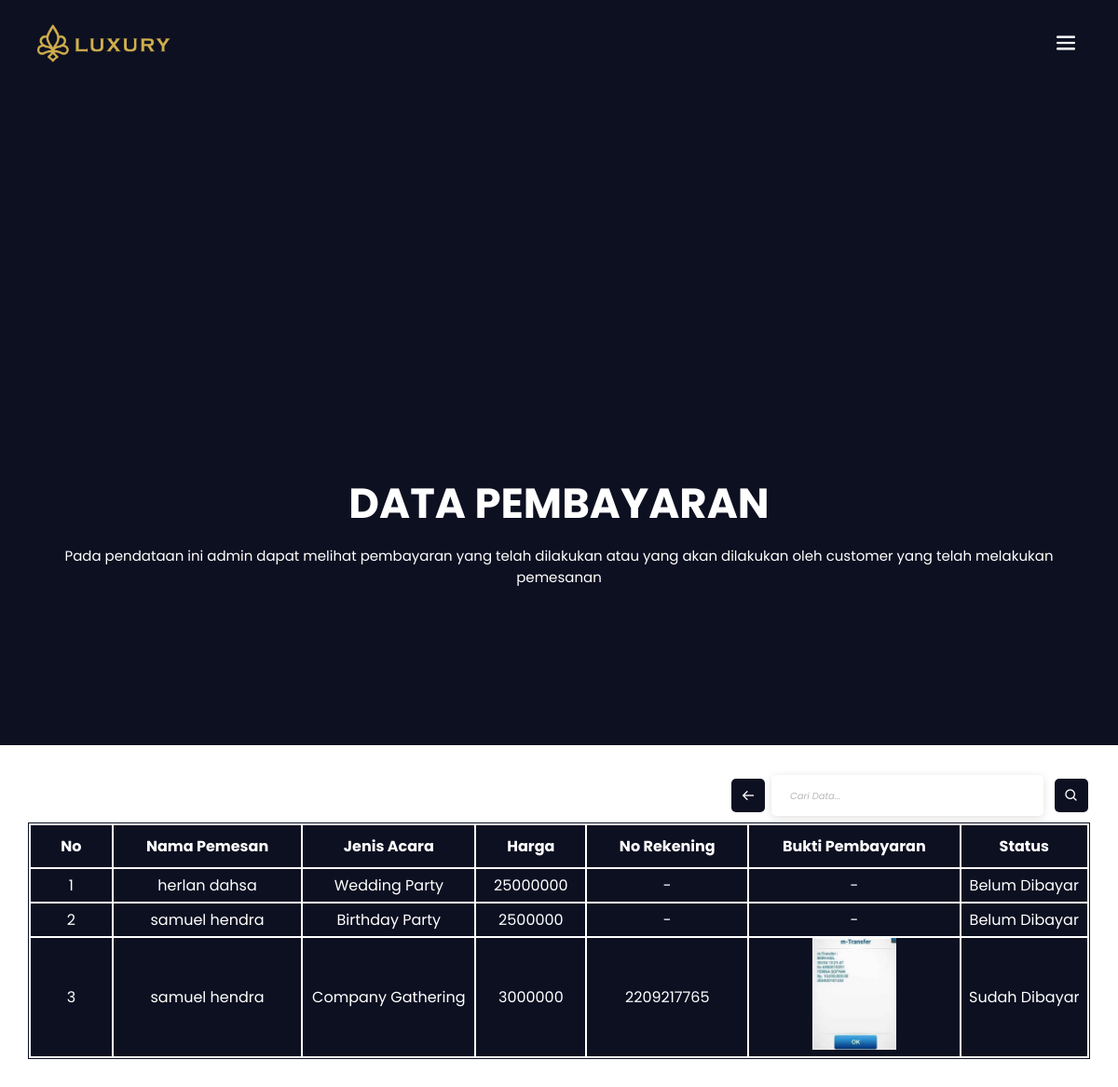
Page /LuxuryGroup/admin-pembayaran.php (signed in) on the committed database.
### tables this page shows
CREATE TABLE `tb_pemesanan` (
  `id` int(11) NOT NULL,
  `nama_pemesan` varchar(255) NOT NULL,
  `kategori` varchar(255) NOT NULL,
  `harga` varchar(20) NOT NULL,
  `alamat` varchar(255) NOT NULL,
  `tanggal` varchar(20) NOT NULL,
  `no_telp` varchar(15) NOT NULL,
  `note` text NOT NULL,
  `no_rekening` varchar(20) NOT NULL,
  `bukti_pembayaran` varchar(255) NOT NULL,
  `status` varchar(50) NOT NULL
);

### LuxuryGroup/admin-pembayaran.php (the view, shortened to what this page needs)
<?php
    require('koneksi.php');
    if(isset($_POST['cari'])){
        $keyword =  $_POST['keyword'];
        $result = mysqli_query($conn, "SELECT * FROM tb_pemesanan WHERE nama_pemesan LIKE '%$keyword%'");
    }else{
        $result = mysqli_query($conn, "SELECT * FROM tb_pemesanan");
    }
    $pembayaran = [];
    while($row = mysqli_fetch_assoc($result)){
        $pembayaran[] = $row;
    }
?>
<!DOCTYPE html>
<html lang="en">
<head>
    <link rel='stylesheet' href='css/style.css'>
    <link href='https://unpkg.com/boxicons@2.1.4/css/boxicons.min.css' rel='stylesheet'>
</head>
<body>
    <section class='user-header-index'>
        <nav class="user-nav-index">
            <img src='image/logo.png'>
            <img src="image/bar.png" id="user-icon-bar" onclick="showMenu()">
        </nav>
        <div class='content-index'>
            <h1 class="user-title">DATA PEMBAYARAN</h1>
            <p class="user-sub-title">Pada pendataan ini admin dapat melihat pembayaran yang telah dilakukan atau yang akan dilakukan oleh customer yang telah melakukan pemesanan</p>
        </div>
    </section>
    <section class="user-content">
        <div class="user-table-container">
            <div class="input-search">
                <a></a><br>
                <form action="" method='POST'>
                    <table>
                        <tr>
                            <td><a href="admin-akun-user.php"><i class='bx bx-arrow-back' ></i></a></td>
                            <td><input class="search-form-element" type="text" name="keyword" placeholder="Cari Data..." required></td>
                            <td><button type='submit' name='cari'><i class='bx bx-search' ></i></button></td>
                        </tr>
                    </table>
                </form>
            </div>
            <table class="user-table">
                <tr>
                    <th class="user-title-table">No</th>
                    <th class="user-title-table">Nama Pemesan</th>
                    <th class="user-title-table">Jenis Acara</th>
                    <th class="user-title-table-none">Harga</th>
                    <th class="user-title-table">No Rekening</th>
                    <th class="user-title-table">Bukti Pembayaran</th>
                    <th class="user-title-table">Status</th>
                </tr>
                <?php $i = 1; foreach ($pembayaran as $tb_pembayaran): ?>
                <tr>
                    <td class="user-sub-title-table"><?php echo $i; ?></td>
                    <td class="user-sub-title-table-center"><?php echo $tb_pembayaran['nama_pemesan']; ?></td>
                    <td class="user-sub-title-table-center"><?php echo $tb_pembayaran['kategori']; ?></td>
                    <td class="user-sub-title-table-none"><?php echo $tb_pembayaran['harga']; ?></td>
                    <td class="user-sub-title-table"><?php echo $tb_pembayaran['no_rekening']; ?></td>
                    <td class="user-sub-title-table-gambar-pembayaran">
                        <?php if($tb_pembayaran['bukti_pembayaran'] == '-'){
                            echo "-";
                        }else{ ?>
                            <img src="img-pembayaran/<?= $tb_pembayaran['bukti_pembayaran']?>" loading="lazy">
                        <?php } ?>
                    </td>
                    <td class="user-sub-title-table-center"><?php echo $tb_pembayaran['status']; ?></td>
                </tr>
                <?php $i++; endforeach; ?>
            </table>
        </div>
    </section>
</body>
</html>

### LuxuryGroup/css/style.css (style rules this page uses)
* { margin: 0; padding: 0; font-family: 'Poppins', sans-serif; box-sizing: border-box; }
html { scroll-behavior: smooth; }
body { background-color: var(--background--color); }
:root { --background-image: url(../image/background-dark.jpg); --background--color: #0D1021; --secondary-color: #FFF; }
.content-index { width: 90%; color: #fff; position: absolute; top: 50%; left: 50%; transform: translate(-50%,-50%); text-align: center; }
.content-index h1 { font-size: 45px; }
.content-index p { margin: 10px 0 30px; }
::placeholder { color: #B7B7B7; font-size: 10px; font-style: italic }
.user-header-index { min-height: 100vh; width: 100%; background-color: var(--background--color); }
.user-nav-index { background-color: #0D1021; display: flex; padding: 2% 3%; justify-content: space-between; align-items: center; }
.user-nav-index img { width: 150px; }
#user-icon-cancel, #user-icon-bar { display: none; width: 20px; }
#user-icon-bar { display: block; margin: 10px; cursor: pointer; }
.user-title { font-size: 35px; color: var(--secondary-color); }
.user-sub-title { font-size: 15px; color: var(--secondary-color); }
.user-table-container { background-color: #FFF; padding: 30px; }
.user-table { width: 100%; margin: 0 auto; text-align: center; border: 1px solid #0D1021; background-color: #FFF; }
.user-title-table, .user-title-table-gambar, .user-title-table-none { padding: 10px 30px; background-color: #0D1021; color: #FFF; }
.user-sub-title-table, .user-sub-title-table-none { padding: 5px; background-color: var(--background--color); color: var(--secondary-color); text-align: justify; text-align-last: center; }
.user-sub-title-table-gambar, .user-sub-title-table-gambar-pembayaran, .user-sub-title-table-gambar-klien { background-color: var(--background--color); color: var(--secondary-color); text-align: justify; text-align-last: center; }
.user-sub-title-table-center { padding: 5px; background-color: var(--background--color); color: var(--secondary-color); text-align: center; }
.user-sub-title-table-gambar-pembayaran img { width: 90px; height: 120px }
.input-search { display: flex; justify-content: space-between; align-items: center; margin-bottom: 5px; }
.bx-arrow-back, .bx-search, .bxs-add-to-queue { background-color: #0D1021; padding: 10px; size: 10px; color: #FFF; border-radius: 5px; cursor: pointer; }
.search-form-element { width: 95%; background-color: #FFF; border: none; box-shadow: rgba(99, 99, 99, 0.2) 0px 2px 8px 0px; border-radius: 5px; padding: 12px 20px; margin: 0px 5px; }
button { background: none; color: inherit; border: none; padding: 0; font: inherit; cursor: pointer; outline: inherit; }

### rows in the picture
tb_pemesanan: nama_pemesan "herlan dahsa", kategori "Wedding Party", harga "25000000", no_rekening "-", status "Belum Dibayar"
tb_pemesanan: nama_pemesan "samuel hendra", kategori "Birthday Party", harga "2500000", no_rekening "-", status "Belum Dibayar"
tb_pemesanan: nama_pemesan "samuel hendra", kategori "Company Gathering", harga "3000000", no_rekening "2209217765", bukti_pembayaran (picture), status "Sudah Dibayar"
